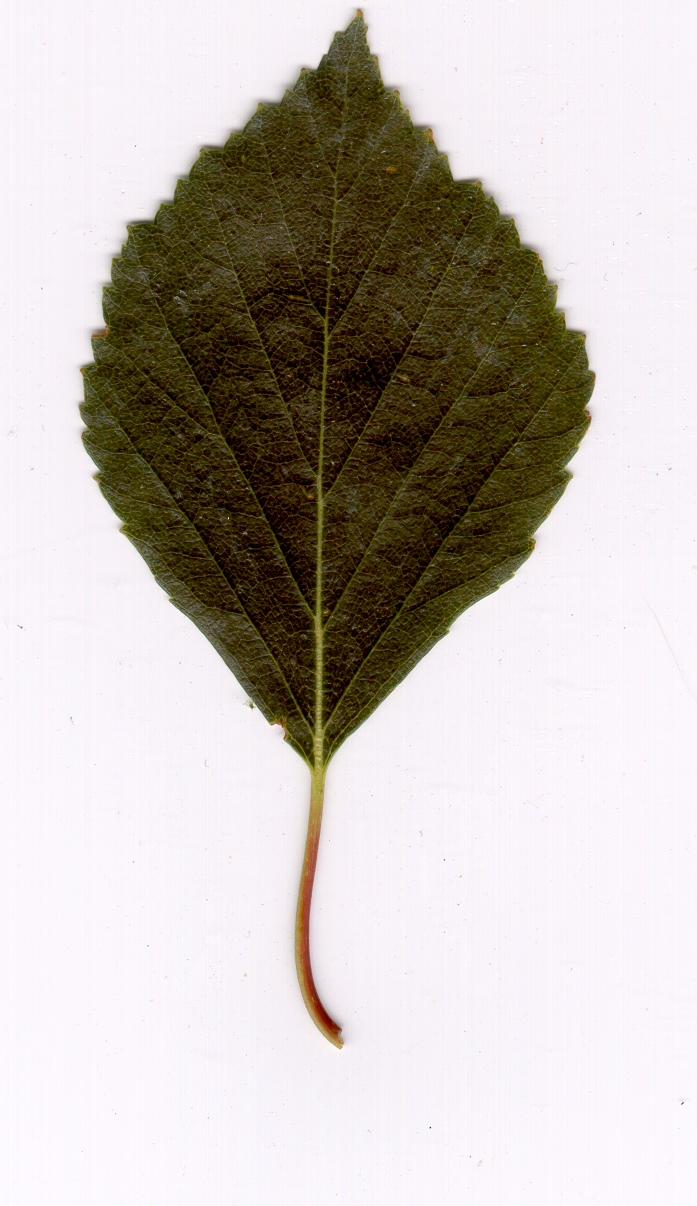
%> input picture l5nr001.tif, 697 x 1206 px
$ octave --eval "result = contextShape(imread('l5nr001.tif'));"   (GNU Octave 9; MATLAB toolbox functions it lacks are replaced by stand-ins)
%> lines starting %> are read from the running program, lines starting %| are printed output that depends on the picture; in (x1, y1, x2, y2) boxes, pixels count from 0 and x2, y2 are one past the last pixel; in counts of white or black regions, pixels touching at a corner belong together; the program's own positions count from 1

function [pointsCS] = contextShape(BW)

    % Size of the image
    [rows, cols] = size(BW);
%> rows = 1206; cols = 2091

    % Get shape using morph
    BW = bwmorph(BW, 'remove') ;
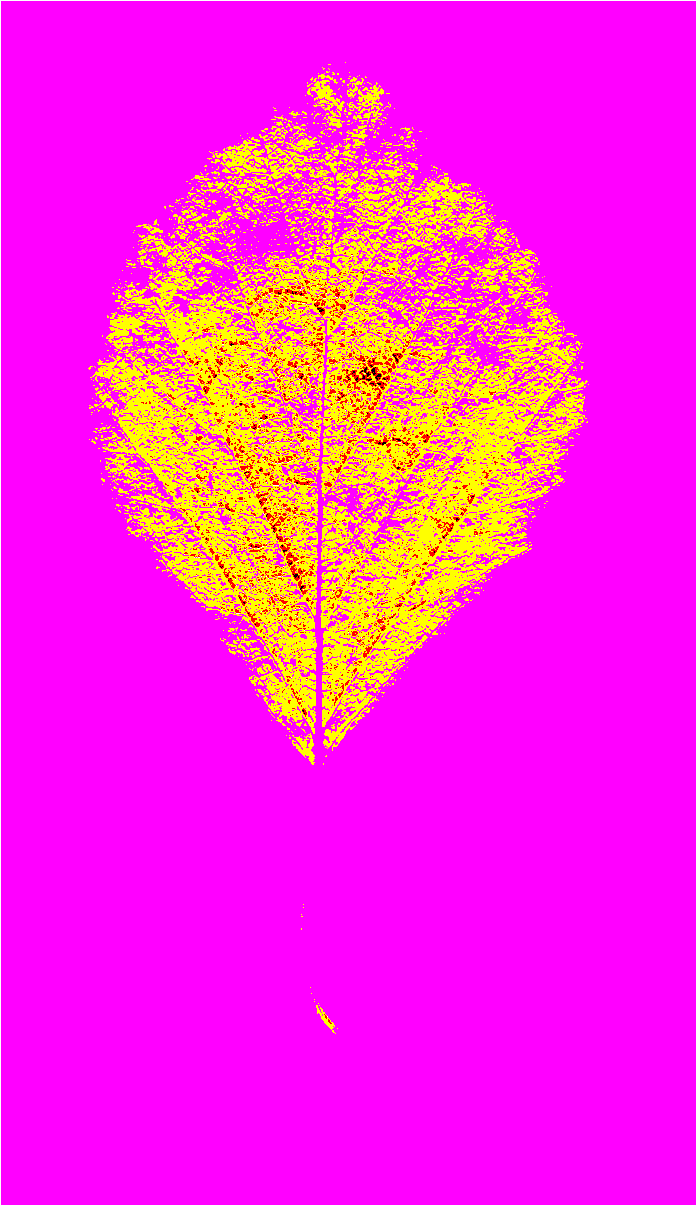
%> BW: size 1206x697x3 logical; mean R, G, B 1, 0.148, 0.845
    % Rremove margin in the image
    mg = 10;
    BW(1:mg, :) = 0;
    BW((rows-mg):rows, :) = 0;
    BW(:, 1:mg) = 0;
    BW(:, (cols-mg):cols) = 0;
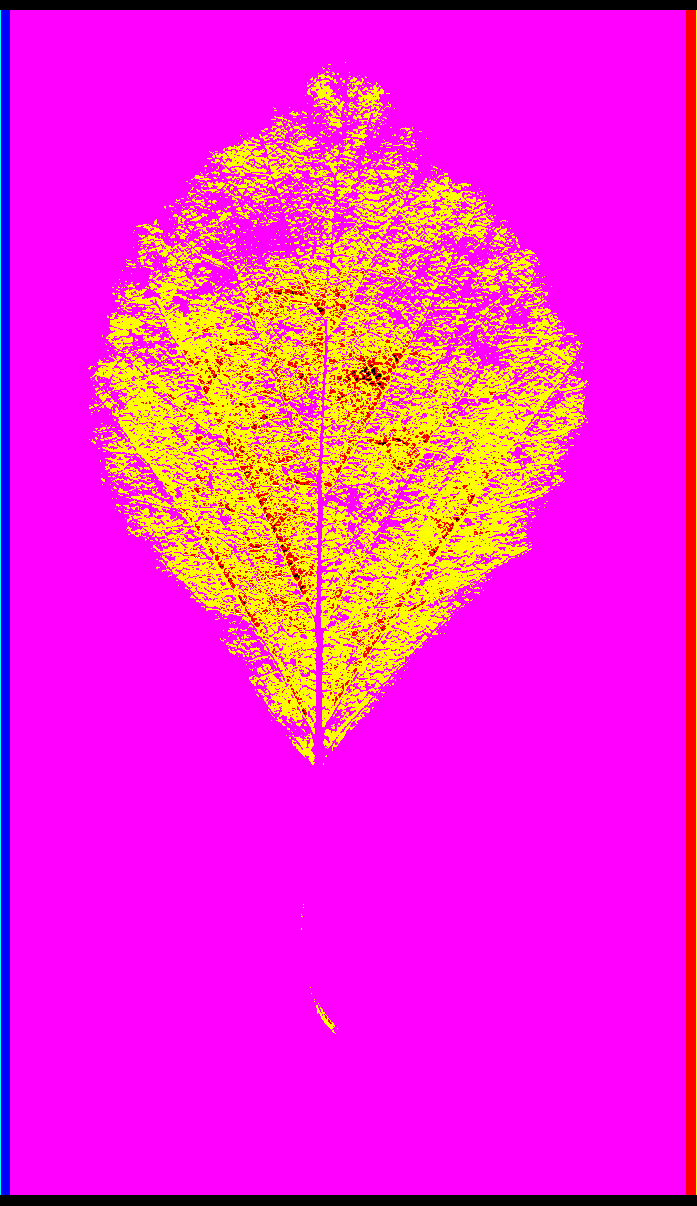
%> BW: size 1206x697x3 logical; mean R, G, B 0.968, 0.146, 0.812
    % Get only the leaf shape
    BW = bwareafilt(BW, 1);
    % Get properties of the shape
    CC = bwconncomp(BW);
%> CC = 1 connected component
    P = regionprops(CC, 'Area', 'BoundingBox');
%> P = 1 region; Area: 1619568
    BB = P.BoundingBox;
%> BB = [0.5 10.5 0.5 697 1185 3]

    % Get the initial point, it would be for all images the same
    % we take the top an centered point of the shape
    posx = int16(BB(2));
%> posx = 11
    [ x, posy] = max(BW(posx, :)) ;
%> x = true; posy = 11
    % cut the shape to in the future loop the shape in the same way allways
    BW(posx:(posx+10), (posy-1)) = 0;
    BW(posx, posy) = 0;
%> BW: size 1206x697x3 logical; under 0.01% of pixels changed, all inside (x1, y1, x2, y2) = (10, 10, 11, 11)

    % Create an ordered list of points of the shape
%> (the run ends here)
